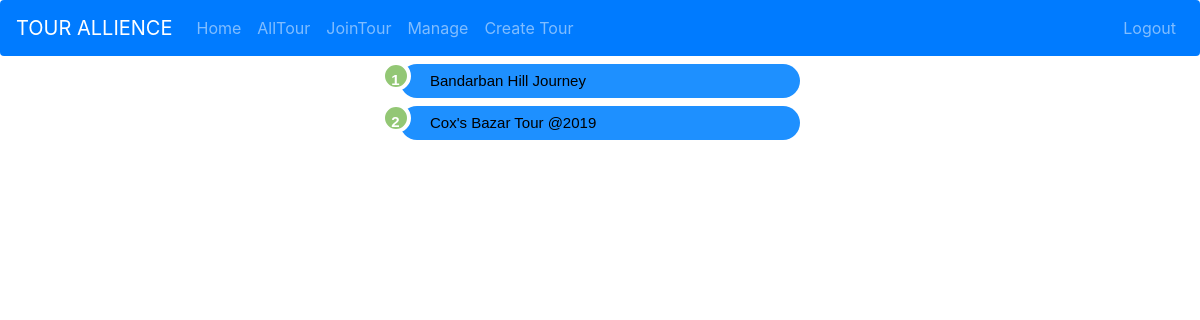
The app's page /join-tour/ (signed in) with its own data.
### tourrelated/models.py (models this page shows, shortened)
class Member_on_tour(models.Model):
    tour=models.ForeignKey(Tour, on_delete=models.CASCADE)
    name= models.CharField(max_length=100)
    mail=models.CharField(max_length=200)
    p_money=models.CharField(max_length=10)
    due=models.CharField(max_length=10)

class Tour(models.Model):
    creator= models.ForeignKey(User, on_delete=models.CASCADE)
    title= models.CharField(max_length=200)
    slug=models.SlugField(unique=True,blank=True)
    location= models.CharField(max_length=200)
    duration= models.CharField(max_length=50)
    fee=models.CharField(max_length=10)
    date_of_tour=models.CharField(max_length=100)
    short_description=models.CharField(max_length=300)

### tourrelated/views.py (the view)
def jointour(request):
    templates='tourrelated/jointour.html'
    tour=Member_on_tour.objects.filter(name=request.user.username)
    tour1= Tour.objects.filter(creator=request.user)
    context={'tour':tour,'t':tour1}
    return render(request,templates,context)

### templates/tourrelated/jointour.html
{% extends 'base.html' %}
{% block content %}
{% load static %}
  <link rel="stylesheet" type="text/css" href="{% static 'tourrelated/jointour.css' %}">
<div class="list-type1">
<ol>
    {% for i in tour %}
<li><a href="{% url 'join_tour_manage' pk=i.tour.pk %}">{{ i.tour.title }}  </a></li>
    {% endfor %}
</ol>
</div>
{% endblock %}

### static/tourrelated/jointour.css (style rules this page uses)
.list-type1 { width:400px; margin:0 auto; }
.list-type1 ol { counter-reset: li; list-style: none; *list-style: decimal; font-size: 15px; font-family: 'Raleway', sans-serif; padding: 0; margin-bottom: 4em; }
.list-type1 a { position: relative; display: block; padding: .4em .4em .4em 2em; *padding: .4em; margin: .5em 0; background: DodgerBlue; color: #000; text-decoration: none; -moz-border-radius: .3em; -webkit-border-radius: .3em; border-radius: 10em; transition: all .2s ease-in-out; }
.list-type1 a:before { content: counter(li); counter-increment: li; position: absolute; left: -1.3em; top: 50%; margin-top: -1.3em; background:#93C775; height: 2em; width: 2em; line-height: 2em; border: .3em solid #fff; text-align: center; font-weight: bold; -moz-border-radius: 2em; -webkit-border-radius: 2em; border-radius: 2em; color:#FFF; }

### records on screen
Member_on_tour: tour "Bandarban Hill Journey"
Member_on_tour: tour "Cox's Bazar Tour @2019"
